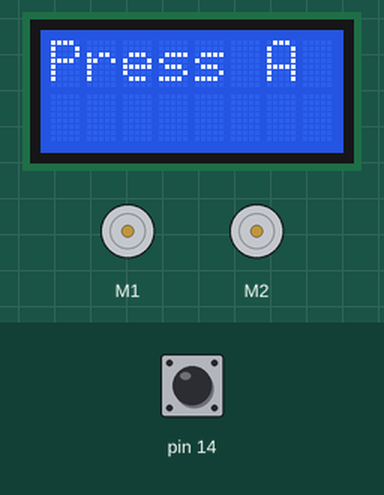
The sketch below on a simulated Arduino Leonardo, built with avr-gcc and run on an emulated ATmega32U4. Shown: 8×2 character LCD, 2 × DC motor (green arrow = forward, orange = backward, longer = faster). Inputs (shaded band) come from the test bench; at power-on: pin 14 HIGH.

Above: at 1.2 s.
1.3 s: pin 14 pulled LOW for 0.15 s
At 3.6 s:
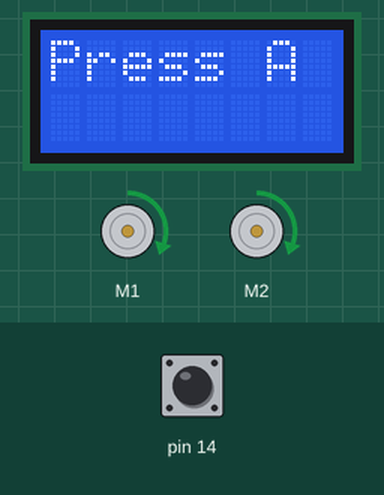
At 5.5 s:
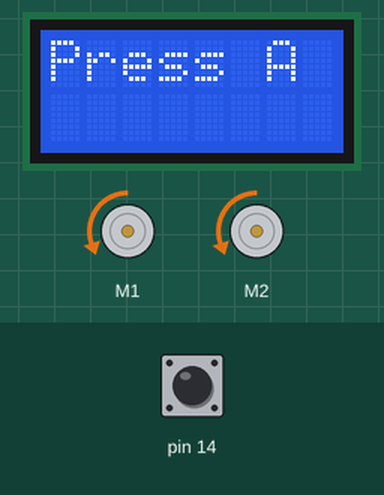
Timing chart, 0 to 9.8 s (numbered marks = the images above; inputs shaded):
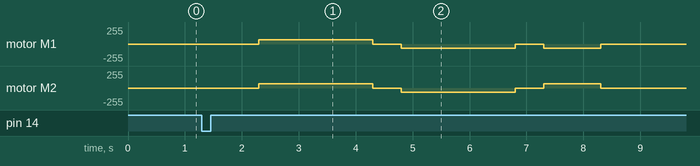

The sketch:

moveandturn.ino
```cpp
#include <Zumo32U4.h>

Zumo32U4LCD lcd;
Zumo32U4ButtonA buttonA;
Zumo32U4Motors motors;

const uint16_t motorSpeed = 100;

void setup() {
  lcd.clear();
  lcd.gotoXY(0, 0);
  lcd.print("Press A");
}

void loop() {

  // Wait for a button press
  bool buttonPress = buttonA.getSingleDebouncedPress();

  if (buttonPress) {
    // Wait
    delay(1000);

    // Move forward for two seconds
    motors.setSpeeds(motorSpeed, motorSpeed);
    delay(2000);

    // Stop and pause
    motors.setSpeeds(0, 0);
    delay(500);

    // Move backwards two seconds
    motors.setSpeeds(-motorSpeed, -motorSpeed);
    delay(2000);

    // Stop
    motors.setSpeeds(0, 0);
    delay(500);

    // Turn left
    motors.setSpeeds(-motorSpeed, motorSpeed);
    delay(1000);

    // Stop
    motors.setSpeeds(0, 0);
  }
}
```

Measured:
- after the input at 1.3 s, motor M1: stopped → forward 63/255 after 1.0 s, → stopped 2.0 s later, → backward 63/255 0.50 s later, → stopped 2.0 s later, … (6 changes in this stretch); motor M2: stopped → forward 63/255 after 1.0 s, → stopped 2.0 s later, → backward 63/255 0.50 s later, → stopped 2.0 s later, … (6 changes in this stretch)
